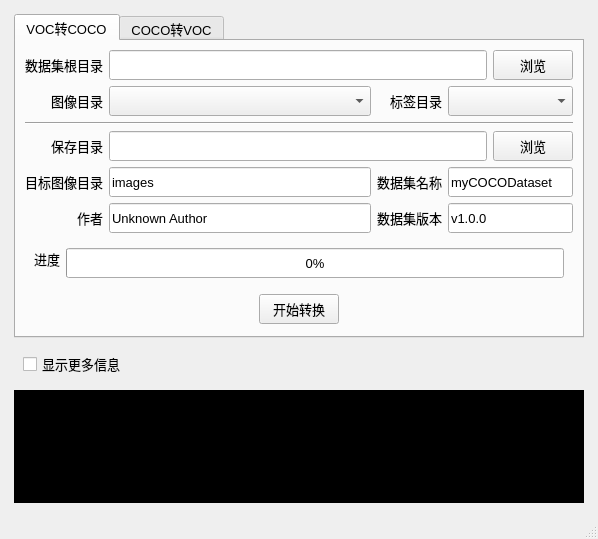
<?xml version="1.0" encoding="UTF-8"?>
<ui version="4.0">
 <class>MainWindow</class>
 <widget class="QMainWindow" name="MainWindow">
  <property name="geometry">
   <rect>
    <x>0</x>
    <y>0</y>
    <width>598</width>
    <height>539</height>
   </rect>
  </property>
  <property name="font">
   <font>
    <pointsize>10</pointsize>
   </font>
  </property>
  <property name="windowTitle">
   <string>Label Converter</string>
  </property>
  <widget class="QWidget" name="centralwidget">
   <layout class="QGridLayout" name="gridLayout_2">
    <item row="1" column="1">
     <widget class="QTabWidget" name="mainTab">
      <property name="sizePolicy">
       <sizepolicy hsizetype="Preferred" vsizetype="Preferred">
        <horstretch>0</horstretch>
        <verstretch>0</verstretch>
       </sizepolicy>
      </property>
      <property name="currentIndex">
       <number>0</number>
      </property>
      <widget class="QWidget" name="tab">
       <attribute name="title">
        <string>VOC转COCO</string>
       </attribute>
       <layout class="QGridLayout" name="gridLayout">
        <item row="1" column="3" colspan="2">
         <widget class="QComboBox" name="VOCAnnotationPath">
          <property name="minimumSize">
           <size>
            <width>0</width>
            <height>30</height>
           </size>
          </property>
         </widget>
        </item>
        <item row="1" column="0">
         <widget class="QLabel" name="labelOfVOCImagePath">
          <property name="text">
           <string>图像目录</string>
          </property>
          <property name="alignment">
           <set>Qt::AlignRight|Qt::AlignTrailing|Qt::AlignVCenter</set>
          </property>
         </widget>
        </item>
        <item row="1" column="1">
         <widget class="QComboBox" name="VOCImagePath">
          <property name="minimumSize">
           <size>
            <width>0</width>
            <height>30</height>
           </size>
          </property>
         </widget>
        </item>
        <item row="1" column="2">
         <widget class="QLabel" name="labelOfImagePath_2">
          <property name="text">
           <string>标签目录</string>
          </property>
          <property name="alignment">
           <set>Qt::AlignRight|Qt::AlignTrailing|Qt::AlignVCenter</set>
          </property>
         </widget>
        </item>
        <item row="4" column="3" colspan="2">
         <widget class="QLineEdit" name="COCODatasetName">
          <property name="minimumSize">
           <size>
            <width>0</width>
            <height>30</height>
           </size>
          </property>
          <property name="text">
           <string>myCOCODataset</string>
          </property>
         </widget>
        </item>
        <item row="0" column="0">
         <widget class="QLabel" name="labelOfVOCDatasetPath">
          <property name="text">
           <string>数据集根目录</string>
          </property>
          <property name="alignment">
           <set>Qt::AlignRight|Qt::AlignTrailing|Qt::AlignVCenter</set>
          </property>
         </widget>
        </item>
        <item row="5" column="1">
         <widget class="QLineEdit" name="COCOAuthor">
          <property name="minimumSize">
           <size>
            <width>0</width>
            <height>30</height>
           </size>
          </property>
          <property name="text">
           <string>Unknown Author</string>
          </property>
         </widget>
        </item>
        <item row="3" column="0">
         <widget class="QLabel" name="labelOfVOCDatasetPath_2">
          <property name="text">
           <string>保存目录</string>
          </property>
          <property name="alignment">
           <set>Qt::AlignRight|Qt::AlignTrailing|Qt::AlignVCenter</set>
          </property>
         </widget>
        </item>
        <item row="2" column="0" colspan="5">
         <widget class="Line" name="line">
          <property name="orientation">
           <enum>Qt::Horizontal</enum>
          </property>
         </widget>
        </item>
        <item row="4" column="1">
         <widget class="QLineEdit" name="COCODistImagePath">
          <property name="minimumSize">
           <size>
            <width>0</width>
            <height>30</height>
           </size>
          </property>
          <property name="text">
           <string>images</string>
          </property>
         </widget>
        </item>
        <item row="4" column="2">
         <widget class="QLabel" name="labelOfVOCDatasetPath_4">
          <property name="text">
           <string>数据集名称</string>
          </property>
          <property name="alignment">
           <set>Qt::AlignRight|Qt::AlignTrailing|Qt::AlignVCenter</set>
          </property>
         </widget>
        </item>
        <item row="0" column="4">
         <widget class="QPushButton" name="browseVOCPath">
          <property name="minimumSize">
           <size>
            <width>0</width>
            <height>30</height>
           </size>
          </property>
          <property name="text">
           <string>浏览</string>
          </property>
         </widget>
        </item>
        <item row="0" column="1" colspan="3">
         <widget class="QLineEdit" name="VOCdatasetPath">
          <property name="minimumSize">
           <size>
            <width>300</width>
            <height>30</height>
           </size>
          </property>
         </widget>
        </item>
        <item row="3" column="1" colspan="3">
         <widget class="QLineEdit" name="COCODistPath">
          <property name="minimumSize">
           <size>
            <width>300</width>
            <height>30</height>
           </size>
          </property>
         </widget>
        </item>
        <item row="8" column="0" colspan="5">
         <widget class="QWidget" name="buttonWidget" native="true">
          <property name="minimumSize">
           <size>
            <width>0</width>
            <height>40</height>
           </size>
          </property>
          <property name="maximumSize">
           <size>
            <width>16777215</width>
            <height>40</height>
           </size>
          </property>
          <layout class="QGridLayout" name="gridLayout_3">
           <item row="1" column="1">
            <widget class="QPushButton" name="VOC2COCOButton">
             <property name="minimumSize">
              <size>
               <width>0</width>
               <height>30</height>
              </size>
             </property>
             <property name="maximumSize">
              <size>
               <width>65535</width>
               <height>16777215</height>
              </size>
             </property>
             <property name="text">
              <string>开始转换</string>
             </property>
            </widget>
           </item>
           <item row="1" column="0">
            <spacer name="horizontalSpacer">
             <property name="orientation">
              <enum>Qt::Horizontal</enum>
             </property>
             <property name="sizeHint" stdset="0">
              <size>
               <width>40</width>
               <height>20</height>
              </size>
             </property>
            </spacer>
           </item>
           <item row="1" column="2">
            <spacer name="horizontalSpacer_2">
             <property name="orientation">
              <enum>Qt::Horizontal</enum>
             </property>
             <property name="sizeHint" stdset="0">
              <size>
               <width>40</width>
               <height>20</height>
              </size>
             </property>
            </spacer>
           </item>
          </layout>
         </widget>
        </item>
        <item row="5" column="3" colspan="2">
         <widget class="QLineEdit" name="COCOVersion">
          <property name="minimumSize">
           <size>
            <width>0</width>
            <height>30</height>
           </size>
          </property>
          <property name="text">
           <string>v1.0.0</string>
          </property>
         </widget>
        </item>
        <item row="5" column="2">
         <widget class="QLabel" name="labelOfVOCDatasetPath_7">
          <property name="text">
           <string>数据集版本</string>
          </property>
          <property name="alignment">
           <set>Qt::AlignRight|Qt::AlignTrailing|Qt::AlignVCenter</set>
          </property>
         </widget>
        </item>
        <item row="3" column="4">
         <widget class="QPushButton" name="browseCOCODistPath">
          <property name="minimumSize">
           <size>
            <width>0</width>
            <height>30</height>
           </size>
          </property>
          <property name="text">
           <string>浏览</string>
          </property>
         </widget>
        </item>
        <item row="6" column="0" colspan="5">
         <widget class="QWidget" name="ProgressWidget" native="true">
          <property name="minimumSize">
           <size>
            <width>0</width>
            <height>40</height>
           </size>
          </property>
          <property name="maximumSize">
           <size>
            <width>16777215</width>
            <height>40</height>
           </size>
          </property>
          <layout class="QGridLayout" name="gridLayout_4">
           <item row="0" column="0">
            <widget class="QLabel" name="label">
             <property name="text">
              <string>进度</string>
             </property>
             <property name="alignment">
              <set>Qt::AlignRight|Qt::AlignTrailing|Qt::AlignVCenter</set>
             </property>
            </widget>
           </item>
           <item row="0" column="1">
            <widget class="QProgressBar" name="progressBar">
             <property name="minimumSize">
              <size>
               <width>0</width>
               <height>30</height>
              </size>
             </property>
             <property name="maximum">
              <number>1000</number>
             </property>
             <property name="value">
              <number>0</number>
             </property>
            </widget>
           </item>
          </layout>
         </widget>
        </item>
        <item row="4" column="0">
         <widget class="QLabel" name="labelOfVOCDatasetPath_3">
          <property name="text">
           <string>目标图像目录</string>
          </property>
          <property name="alignment">
           <set>Qt::AlignRight|Qt::AlignTrailing|Qt::AlignVCenter</set>
          </property>
         </widget>
        </item>
        <item row="5" column="0">
         <widget class="QLabel" name="labelOfVOCDatasetPath_6">
          <property name="text">
           <string>作者</string>
          </property>
          <property name="alignment">
           <set>Qt::AlignRight|Qt::AlignTrailing|Qt::AlignVCenter</set>
          </property>
         </widget>
        </item>
        <item row="9" column="0">
         <spacer name="verticalSpacer_4">
          <property name="orientation">
           <enum>Qt::Vertical</enum>
          </property>
          <property name="sizeType">
           <enum>QSizePolicy::Expanding</enum>
          </property>
          <property name="sizeHint" stdset="0">
           <size>
            <width>20</width>
            <height>5</height>
           </size>
          </property>
         </spacer>
        </item>
       </layout>
      </widget>
      <widget class="QWidget" name="tab_2">
       <attribute name="title">
        <string>COCO转VOC</string>
       </attribute>
       <layout class="QGridLayout" name="gridLayout_5">
        <item row="0" column="0">
         <widget class="QLabel" name="labelOfCOCODatasetPath">
          <property name="text">
           <string>数据集根目录</string>
          </property>
          <property name="alignment">
           <set>Qt::AlignRight|Qt::AlignTrailing|Qt::AlignVCenter</set>
          </property>
         </widget>
        </item>
        <item row="0" column="1" colspan="3">
         <widget class="QLineEdit" name="COCOdatasetPath">
          <property name="minimumSize">
           <size>
            <width>300</width>
            <height>30</height>
           </size>
          </property>
         </widget>
        </item>
        <item row="0" column="4">
         <widget class="QPushButton" name="browseCOCOPath">
          <property name="minimumSize">
           <size>
            <width>0</width>
            <height>30</height>
           </size>
          </property>
          <property name="text">
           <string>浏览</string>
          </property>
         </widget>
        </item>
        <item row="1" column="0">
         <widget class="QLabel" name="labelOfCOCOImagePath_2">
          <property name="text">
           <string>图像目录</string>
          </property>
          <property name="alignment">
           <set>Qt::AlignRight|Qt::AlignTrailing|Qt::AlignVCenter</set>
          </property>
         </widget>
        </item>
        <item row="1" column="1">
         <widget class="QComboBox" name="COCOImagePath">
          <property name="sizePolicy">
           <sizepolicy hsizetype="Expanding" vsizetype="Fixed">
            <horstretch>0</horstretch>
            <verstretch>0</verstretch>
           </sizepolicy>
          </property>
          <property name="minimumSize">
           <size>
            <width>0</width>
            <height>30</height>
           </size>
          </property>
         </widget>
        </item>
        <item row="1" column="2">
         <widget class="QLabel" name="labelOfImagePath_3">
          <property name="minimumSize">
           <size>
            <width>65</width>
            <height>0</height>
           </size>
          </property>
          <property name="maximumSize">
           <size>
            <width>80</width>
            <height>16777215</height>
           </size>
          </property>
          <property name="text">
           <string>标签文件</string>
          </property>
          <property name="alignment">
           <set>Qt::AlignRight|Qt::AlignTrailing|Qt::AlignVCenter</set>
          </property>
         </widget>
        </item>
        <item row="1" column="3" colspan="2">
         <widget class="QComboBox" name="COCOAnnotationFile">
          <property name="sizePolicy">
           <sizepolicy hsizetype="Expanding" vsizetype="Fixed">
            <horstretch>0</horstretch>
            <verstretch>0</verstretch>
           </sizepolicy>
          </property>
          <property name="minimumSize">
           <size>
            <width>150</width>
            <height>30</height>
           </size>
          </property>
          <property name="maximumSize">
           <size>
            <width>1677215</width>
            <height>16777215</height>
           </size>
          </property>
         </widget>
        </item>
        <item row="2" column="0" colspan="5">
         <widget class="Line" name="line_2">
          <property name="orientation">
           <enum>Qt::Horizontal</enum>
          </property>
         </widget>
        </item>
        <item row="3" column="0">
         <widget class="QLabel" name="labelOfVOCDatasetPath_5">
          <property name="text">
           <string>保存目录</string>
          </property>
          <property name="alignment">
           <set>Qt::AlignRight|Qt::AlignTrailing|Qt::AlignVCenter</set>
          </property>
         </widget>
        </item>
        <item row="3" column="1" colspan="3">
         <widget class="QLineEdit" name="VOCDistPath">
          <property name="minimumSize">
           <size>
            <width>300</width>
            <height>30</height>
           </size>
          </property>
         </widget>
        </item>
        <item row="3" column="4">
         <widget class="QPushButton" name="browseVOCDistPath">
          <property name="minimumSize">
           <size>
            <width>0</width>
            <height>30</height>
           </size>
          </property>
          <property name="text">
           <string>浏览</string>
          </property>
         </widget>
        </item>
        <item row="4" column="0" colspan="5">
         <widget class="QWidget" name="widget_3" native="true">
          <layout class="QGridLayout" name="gridLayout_8">
           <item row="0" column="0">
            <widget class="QLabel" name="labelOfVOCDatasetPath_9">
             <property name="minimumSize">
              <size>
               <width>70</width>
               <height>0</height>
              </size>
             </property>
             <property name="text">
              <string>数据集名称</string>
             </property>
             <property name="alignment">
              <set>Qt::AlignRight|Qt::AlignTrailing|Qt::AlignVCenter</set>
             </property>
            </widget>
           </item>
           <item row="0" column="1">
            <widget class="QLineEdit" name="VOCDatasetName">
             <property name="minimumSize">
              <size>
               <width>0</width>
               <height>30</height>
              </size>
             </property>
             <property name="text">
              <string>myVOCDataset</string>
             </property>
            </widget>
           </item>
           <item row="0" column="2">
            <spacer name="horizontalSpacer_7">
             <property name="orientation">
              <enum>Qt::Horizontal</enum>
             </property>
             <property name="sizeHint" stdset="0">
              <size>
               <width>40</width>
               <height>20</height>
              </size>
             </property>
            </spacer>
           </item>
          </layout>
         </widget>
        </item>
        <item row="5" column="0" colspan="5">
         <widget class="QWidget" name="widget_2" native="true">
          <layout class="QGridLayout" name="gridLayout_6">
           <item row="0" column="0">
            <widget class="QLabel" name="label_2">
             <property name="text">
              <string>进度</string>
             </property>
             <property name="alignment">
              <set>Qt::AlignRight|Qt::AlignTrailing|Qt::AlignVCenter</set>
             </property>
            </widget>
           </item>
           <item row="0" column="1">
            <widget class="QProgressBar" name="progressBar2">
             <property name="minimumSize">
              <size>
               <width>0</width>
               <height>30</height>
              </size>
             </property>
             <property name="maximum">
              <number>1000</number>
             </property>
             <property name="value">
              <number>0</number>
             </property>
            </widget>
           </item>
          </layout>
         </widget>
        </item>
        <item row="6" column="0" colspan="5">
         <widget class="QWidget" name="widget" native="true">
          <layout class="QGridLayout" name="gridLayout_7">
           <item row="0" column="1">
            <widget class="QPushButton" name="COCO2VOCButton">
             <property name="minimumSize">
              <size>
               <width>0</width>
               <height>30</height>
              </size>
             </property>
             <property name="maximumSize">
              <size>
               <width>65535</width>
               <height>16777215</height>
              </size>
             </property>
             <property name="text">
              <string>开始转换</string>
             </property>
            </widget>
           </item>
           <item row="0" column="0">
            <spacer name="horizontalSpacer_5">
             <property name="orientation">
              <enum>Qt::Horizontal</enum>
             </property>
             <property name="sizeHint" stdset="0">
              <size>
               <width>40</width>
               <height>20</height>
              </size>
             </property>
            </spacer>
           </item>
           <item row="0" column="2">
            <spacer name="horizontalSpacer_6">
             <property name="orientation">
              <enum>Qt::Horizontal</enum>
             </property>
             <property name="sizeHint" stdset="0">
              <size>
               <width>40</width>
               <height>20</height>
              </size>
             </property>
            </spacer>
           </item>
          </layout>
         </widget>
        </item>
        <item row="7" column="1">
         <spacer name="verticalSpacer_3">
          <property name="orientation">
           <enum>Qt::Vertical</enum>
          </property>
          <property name="sizeHint" stdset="0">
           <size>
            <width>20</width>
            <height>40</height>
           </size>
          </property>
         </spacer>
        </item>
       </layout>
      </widget>
     </widget>
    </item>
    <item row="1" column="2">
     <spacer name="horizontalSpacer_4">
      <property name="orientation">
       <enum>Qt::Horizontal</enum>
      </property>
      <property name="sizeType">
       <enum>QSizePolicy::Fixed</enum>
      </property>
      <property name="sizeHint" stdset="0">
       <size>
        <width>5</width>
        <height>20</height>
       </size>
      </property>
     </spacer>
    </item>
    <item row="5" column="1">
     <spacer name="verticalSpacer_2">
      <property name="orientation">
       <enum>Qt::Vertical</enum>
      </property>
      <property name="sizeType">
       <enum>QSizePolicy::Fixed</enum>
      </property>
      <property name="sizeHint" stdset="0">
       <size>
        <width>20</width>
        <height>5</height>
       </size>
      </property>
     </spacer>
    </item>
    <item row="2" column="1">
     <widget class="QWidget" name="widget_4" native="true">
      <property name="maximumSize">
       <size>
        <width>16777215</width>
        <height>40</height>
       </size>
      </property>
      <layout class="QGridLayout" name="gridLayout_9">
       <item row="0" column="0">
        <widget class="QCheckBox" name="show_more_msg">
         <property name="text">
          <string>显示更多信息</string>
         </property>
        </widget>
       </item>
      </layout>
     </widget>
    </item>
    <item row="4" column="1">
     <widget class="QTextBrowser" name="msg">
      <property name="font">
       <font>
        <family>Terminal</family>
        <pointsize>10</pointsize>
        <weight>75</weight>
        <bold>true</bold>
       </font>
      </property>
      <property name="styleSheet">
       <string notr="true">QTextBrowser{background-color:black; color:rgb(30,255,30)}</string>
      </property>
     </widget>
    </item>
    <item row="1" column="0">
     <spacer name="horizontalSpacer_3">
      <property name="orientation">
       <enum>Qt::Horizontal</enum>
      </property>
      <property name="sizeType">
       <enum>QSizePolicy::Fixed</enum>
      </property>
      <property name="sizeHint" stdset="0">
       <size>
        <width>5</width>
        <height>20</height>
       </size>
      </property>
     </spacer>
    </item>
    <item row="0" column="1">
     <spacer name="verticalSpacer">
      <property name="orientation">
       <enum>Qt::Vertical</enum>
      </property>
      <property name="sizeType">
       <enum>QSizePolicy::Fixed</enum>
      </property>
      <property name="sizeHint" stdset="0">
       <size>
        <width>20</width>
        <height>5</height>
       </size>
      </property>
     </spacer>
    </item>
    <item row="3" column="1">
     <spacer name="verticalSpacer_5">
      <property name="orientation">
       <enum>Qt::Vertical</enum>
      </property>
      <property name="sizeType">
       <enum>QSizePolicy::Maximum</enum>
      </property>
      <property name="sizeHint" stdset="0">
       <size>
        <width>20</width>
        <height>5</height>
       </size>
      </property>
     </spacer>
    </item>
   </layout>
  </widget>
  <widget class="QMenuBar" name="menubar">
   <property name="geometry">
    <rect>
     <x>0</x>
     <y>0</y>
     <width>598</width>
     <height>25</height>
    </rect>
   </property>
  </widget>
  <widget class="QStatusBar" name="statusbar"/>
 </widget>
 <resources/>
 <connections>
  <connection>
   <sender>show_more_msg</sender>
   <signal>clicked(bool)</signal>
   <receiver>msg</receiver>
   <slot>setVisible(bool)</slot>
   <hints>
    <hint type="sourcelabel">
     <x>334</x>
     <y>394</y>
    </hint>
    <hint type="destinationlabel">
     <x>334</x>
     <y>470</y>
    </hint>
   </hints>
  </connection>
 </connections>
</ui>
